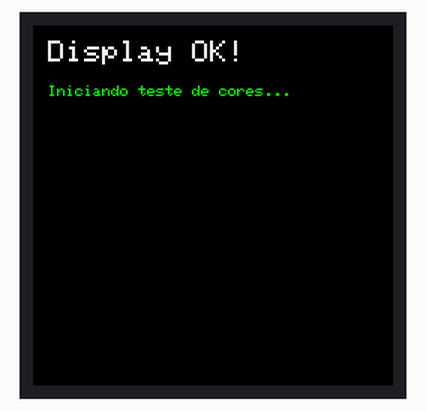
A sketch run on a simulated ESP32. Parts: 240×240 colour display. What the sketch prints to the serial monitor is not drawn.

Above: at 0.3 s.
At 1.3 s:
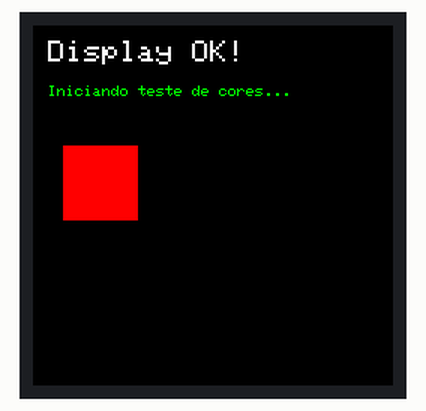
At 7.1 s:
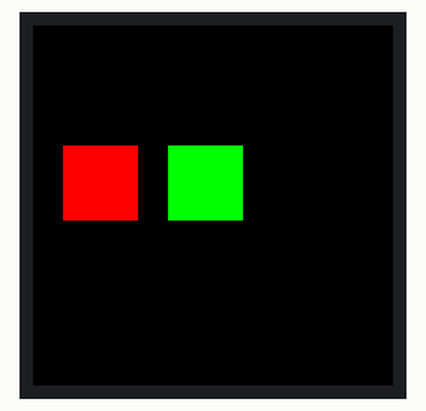
At 11.3 s:
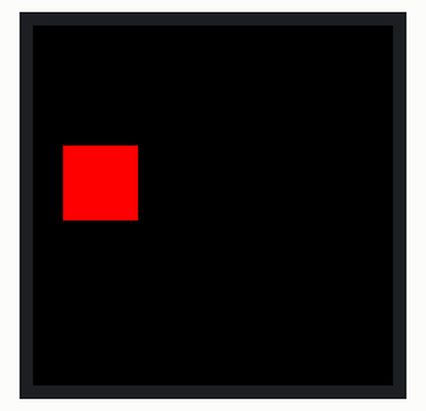
At 18.0 s:
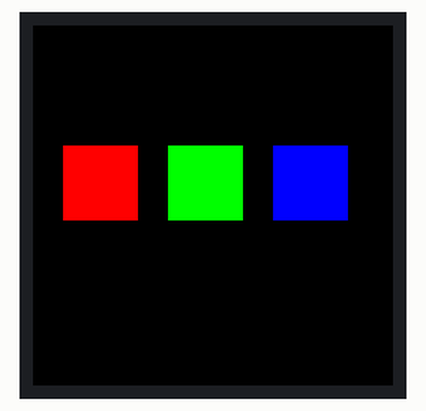
At 34.4 s:
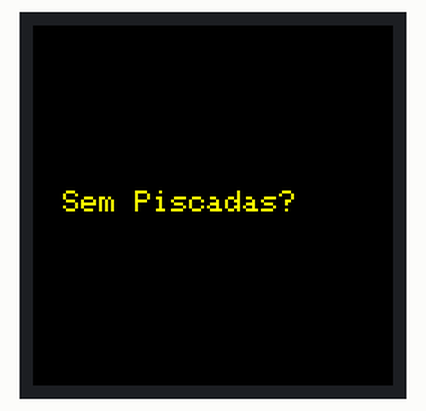

Measured:
- what the display in image 1 shows lasts 0.8 s, from 1.2 s to 2.0 s
- what the display in image 5 shows lasts 2.0 s, from 34.4 s to 36.4 s

The sketch:

teste_tela.ino
```cpp
/*
  Teste de Isolamento - Display GMT130 (ST7789)
  Sem Wi-Fi, Sem Mineração. Apenas hardware gráfico.
*/

#include <TFT_eSPI.h>

// Instancia a biblioteca (ela puxa as portas so User_Setup_GMT130.h)
TFT_eSPI tft = TFT_eSPI();

void setup() {
  Serial.begin(115200);
  Serial.println("\n[TESTE] Iniciando Display...");

  // Inicializa o display
  tft.init();
  tft.setRotation(0); // Ajuste entre 0 e 3 se a imagem ficar de ponta cabeça

  // Fundo preto
  tft.fillScreen(TFT_BLACK);

  // Desenha o cabeçalho
  tft.setTextColor(TFT_WHITE, TFT_BLACK);
  tft.setTextSize(2);
  tft.setCursor(10, 10);
  tft.println("Display OK!");

  tft.setTextColor(TFT_GREEN, TFT_BLACK);
  tft.setTextSize(1);
  tft.setCursor(10, 40);
  tft.println("Iniciando teste de cores...");
  delay(1000);
}

void loop() {
  // Desenha blocos de cores puras para testar os pixels e a estabilidade
  tft.fillRect(20, 80, 50, 50, TFT_RED);
  delay(800);

  tft.fillRect(90, 80, 50, 50, TFT_GREEN);
  delay(800);

  tft.fillRect(160, 80, 50, 50, TFT_BLUE);
  delay(800);

  // Testa a limpeza de tela
  tft.fillScreen(TFT_BLACK);
  delay(500);

  // Traz a mensagem de volta
  tft.setTextColor(TFT_YELLOW, TFT_BLACK);
  tft.setTextSize(2);
  tft.setCursor(20, 110);
  tft.println("Sem Piscadas?");

  delay(2000);
  tft.fillScreen(TFT_BLACK);
}
```
